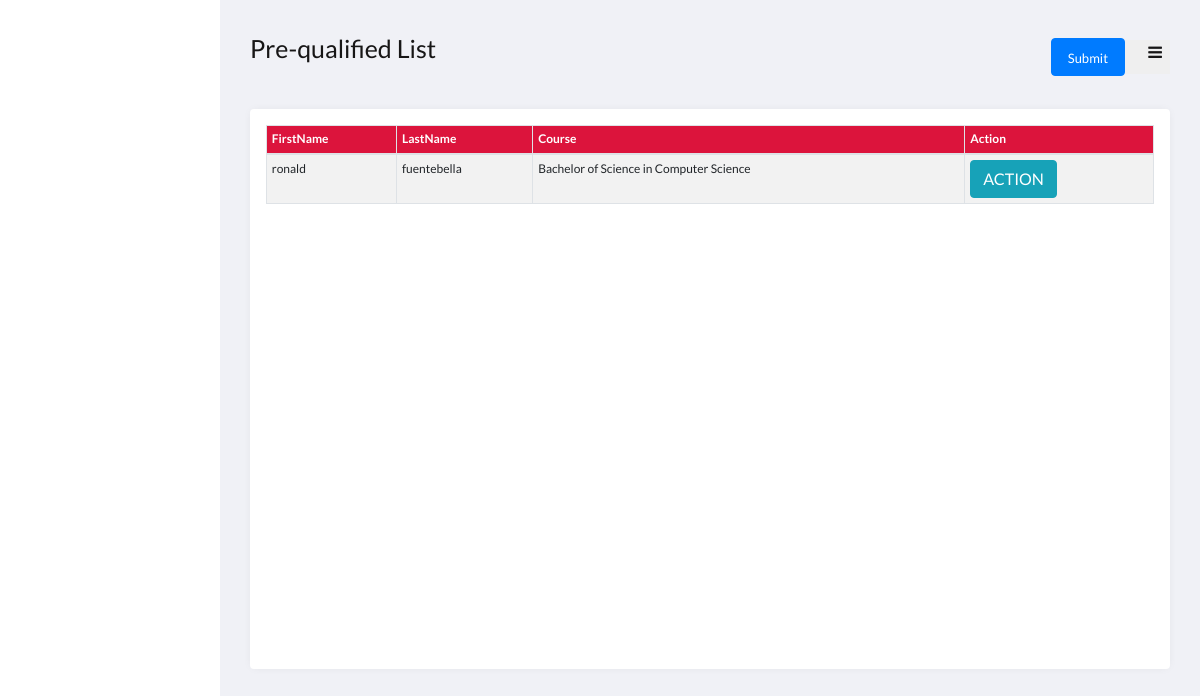
The app's page /admin/admin.pre.php with its own data.
### tables this page shows
CREATE TABLE `selectedcourse` (
  `id` int(11) NOT NULL,
  `user_id` int(11) NOT NULL,
  `course_id` int(11) NOT NULL,
  `file_id` int(11) NOT NULL,
  `userStatus` varchar(100) DEFAULT NULL,
  `date` varchar(200) NOT NULL
);

CREATE TABLE `users` (
  `id` int(11) NOT NULL,
  `username` varchar(100) NOT NULL,
  `fname` varchar(100) NOT NULL,
  `lname` varchar(100) NOT NULL,
  `email` varchar(100) NOT NULL,
  `user_type` varchar(100) NOT NULL,
  `password` varchar(100) NOT NULL
);

CREATE TABLE `coursestbl` (
  `course_id` int(11) NOT NULL,
  `course_name` varchar(255) NOT NULL,
  `course_description` varchar(1000) NOT NULL,
  `college_id` int(11) NOT NULL,
  `course_img` text DEFAULT NULL,
  `quota` int(200) DEFAULT NULL
);

### admin/admin.pre.php (the view, shortened to what this page needs)
<?php
include('../functions.php');
?>
<!DOCTYPE html>
<html lang="en">
<head>
    <link rel="stylesheet" href="../bootstrap4/css/bootstrap.min.css">
    <link href="//maxcdn.bootstrapcdn.com/font-awesome/4.7.0/css/font-awesome.min.css" rel="stylesheet">
    <link rel="stylesheet" href="../css/admin.style.css">
    <link rel="stylesheet" type="text/css" href="../DataTables/datatables.css">
</head>
<body>
      <section class="page-content">
        <section class="btn-group">
          <p class="section-name">Pre-qualified List</p>
          <div class="buttons">
            <button class="btn btn-primary pl-3 pr-3" type="submit"><span class="label">Submit</span></button>
            <button class="toggle-more-menu" id="dropdown-more-buttons" data-toggle="dropdown" aria-haspopup="true" aria-expanded="false">
              <i class="fa fa-bars"></i>
            </button>
          </div>
        </section>
        <section class="grid">
          <article>
              <div class="table table-responsive-sm table-responsive-md table-responsive-lg table-responsive-xl mx-3 my-3">
                <table class="table table-sm table-striped table-bordered table-hover" id="printable-table">
                    <thead class="thead">
                    <?php $results = mysqli_query($db, "SELECT * from selectedcourse LEFT JOIN users ON selectedcourse.user_id = users.id
                     LEFT JOIN coursestbl ON selectedcourse.course_id = coursestbl.course_id
                     LEFT JOIN attachment ON selectedcourse.file_id = attachment.id WHERE userStatus='VERIFIED'")?>
                        <tr>
                            <th>FirstName</th>
                            <th>LastName</th>
                            <th>Course</th>
                            <th>Action </th>
                        </tr>
                    </thead>
                    <tbody class="tbody">
                 <?php   while ($row = mysqli_fetch_array($results)) { ?>
                            <tr>
                          <td><?php echo $row['fname']; ?> </td>
                          <td><?php echo $row['lname']; ?> </td>
                          <td><?php echo $row['course_name']; ?></td>
                          <td>
                          <button type="button" class ="btn btn-info actionbtn"> ACTION </button>
                         </td>
                          <?php
                        }
                         ?>
                    </tbody>
                </table>
              </div>
          </article>
        </section>
      </section>
</body>
</html>

### css/admin.style.css (style rules this page uses)
:root { --page-header-bgColor: crimson; --page-header-bgColor-hover: rgba(0, 0, 0, 0.103); --page-header-txtColor: white; --page-header-headingColor: rgb(202, 198, 198); --page-header-width: 220px; --page-content-bgColor: #f0f1f6; --page-content-txtColor: #171616; --page-content-blockColor: #fff; --border-radius: 4px; --box-shadow: 0 0 10px -2px rgba(0, 0, 0, 0.075); }
* { padding: 0; margin: 0; box-sizing: border-box; }
a,button { color: inherit; }
button { cursor: pointer; }
button, input { border: none; }
i { display: block; }
body { font: 16px/1.5 "Lato", sans-serif; }
.page-content { position: relative; left: var(--page-header-width); width: calc(100% - var(--page-header-width)); min-height: 100vh; padding: 30px; color: var(--page-content-txtColor); background: var(--page-content-bgColor); }
.btn-group { display: grid; grid-template-columns: 1fr auto; grid-column-gap: 0px; align-items: center; background: var(--page-content-bgColor); margin-bottom: 25px; }
.btn-group .buttons { display: flex; align-items: center; }
.btn-group .buttons { justify-content: flex-end; }
.btn-group .buttons .toggle-more-menu i { width: 30px; height: 30px; margin: 0 0 0 15px; }
.btn-group .buttons .toggle-more-menu { outline: none; }
.btn-group .buttons .label { font-size: 13px; }
.btn-group .section-name { font-size: 25px; }
.page-content .grid .thead { background-color: var(--page-header-bgColor); color: white; font-size: 12px; }
.page-content .grid .tbody { font-size: 12px; }
.page-content .grid > article { display: flex; min-height: 70vh; height: 100%; background: var(--page-content-blockColor); border-radius: var(--border-radius); box-shadow: var(--box-shadow); }

### records on screen
selectedcourse: user.fname "ronald", user.lname "fuentebella", course.course_name "Bachelor of Science in Computer Science"
